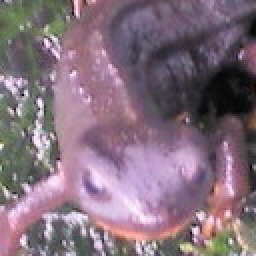
#> input picture Question_81_90/dataset/test_akahara_1.jpg, 128 x 128 px (shown 2 times larger)
$ python my_answer_88.py   (older library calls are emulated)
#> lines starting #> are read from the running program, lines starting #| are printed output that depends on the picture
import cv2
import numpy as np

def calc_hist(img, shade=4):
    data = np.zeros(shade*3)
    r = img[...,2]
    g = img[...,1]
    b = img[...,0]

    shade = 4
    for s in range(shade):
        data[s]         = np.sum(((s*64) <= b) & (b < ((s+1)*64)))
        data[s+shade]   = np.sum(((s*64) <= g) & (g < ((s+1)*64)))
        data[s+shade*2] = np.sum(((s*64) <= r) & (r < ((s+1)*64)))
    return data

np.random.seed(1)

database = np.zeros((4, 13), dtype=np.int)
class_name = ["akahara", "madara"]
file_list = ["test_akahara_1.jpg",
             "test_akahara_2.jpg",
             "test_madara_1.jpg",
             "test_madara_2.jpg"]

th = 0.5
for i in range(len(file_list)):
    img = cv2.imread("dataset/" + file_list[i])
#> img is the input picture: shape (128, 128, 3); mean B, G, R 125.2, 111.3, 132.1
    database[i, 0:12] = calc_hist(img)
#> in calc_hist, `r = img[...,2]`:
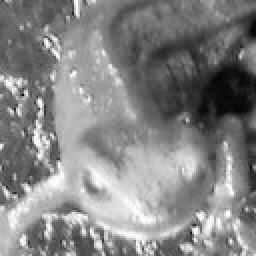
#> r: shape (128, 128) (shown 2 times larger); min 3, max 255, mean 132.1
#> in calc_hist, `g = img[...,1]`:
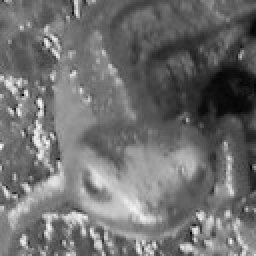
#> g: shape (128, 128) (shown 2 times larger); min 0, max 251, mean 111.3
#> in calc_hist, `b = img[...,0]`:
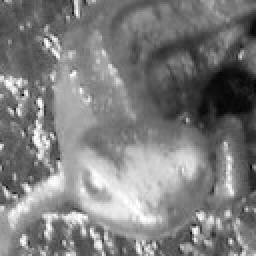
#> b: shape (128, 128) (shown 2 times larger); min 0, max 255, mean 125.2
#> after the loop in calc_hist, `for s in range(shade):`: data = [1477, 8100, 4780, 2027, 1876, 9279, 4422, 807, 1497, 6928, 5460, 2499]
    if np.random.random() < th:
        database[i, 12] = 0
    else:
        database[i, 12] = 1
#> pass 2 of the loop `for i in range(len(file_list)):`:
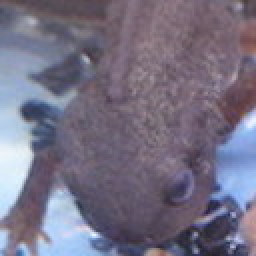
#> input picture Question_81_90/dataset/test_akahara_2.jpg, 128 x 128 px (shown 2 times larger)
#> img is the input picture: shape (128, 128, 3); mean B, G, R 131.7, 112, 117.4
#> in calc_hist (call 2), `g = img[...,1]`:
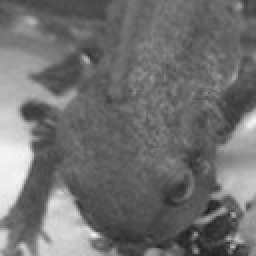
#> g: shape (128, 128) (shown 2 times larger); min 32, max 246, mean 112
#> in calc_hist (call 2), `b = img[...,0]`:
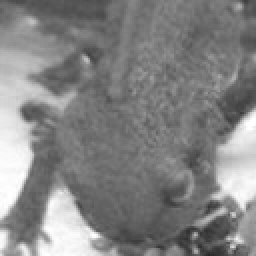
#> b: shape (128, 128) (shown 2 times larger); min 41, max 255, mean 131.7
#> after the loop in calc_hist (call 2), `for s in range(shade):`: data = [109, 10783, 3239, 2253, 630, 12289, 2206, 1259, 481, 11197, 4160, 546]
#> pass 3 of the loop `for i in range(len(file_list)):`:
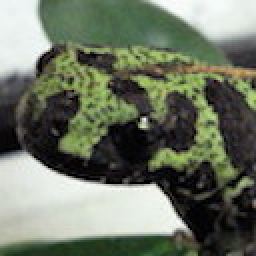
#> input picture Question_81_90/dataset/test_madara_1.jpg, 128 x 128 px (shown 2 times larger)
#> img is the input picture: shape (128, 128, 3); mean B, G, R 100.4, 117.1, 109.7
#> in calc_hist (call 3), `g = img[...,1]`:
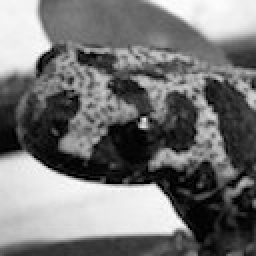
#> g: shape (128, 128) (shown 2 times larger); min 0, max 255, mean 117.1
#> in calc_hist (call 3), `b = img[...,0]`:
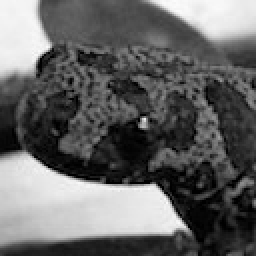
#> b: shape (128, 128) (shown 2 times larger); min 0, max 252, mean 100.4
#> after the loop in calc_hist (call 3), `for s in range(shade):`: data = [6520, 5413, 735, 3716, 5518, 4350, 2532, 3984, 5655, 4879, 2020, 3830]
#> the loop made 4 passes; the first 3 are shown

gs = np.zeros((2, 12), dtype=np.float32)
for i in range(2):
    gs[i] = np.mean(database[np.where(database[..., 12] == i)], axis=0)[0:12]

print("assigned label")
print(database)
print("Grabity")
print(gs)
#| [[ 3802.3333  7291.      3336.3333  1954.3334  3754.3333  7088.6665
#|    3627.6667  1913.3334  3608.3333  6785.3335  3806.6667  2183.6667]
#|  [  109.     10783.      3239.      2253.       630.     12289.
#|    2206.      1259.       481.     11197.      4160.       546.    ]]

# [46 lines of commented-out code are left out]
